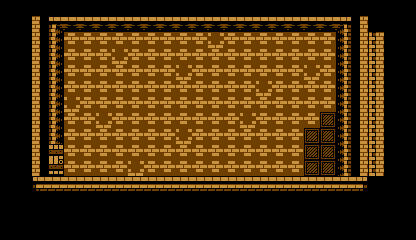

This game map was drawn from its Tiled (.tmx) file and the tilesets committed beside it. A one-line description and the full map source follow:
An orthogonal 26x15 tile map with 16x16 px tiles, 1 tile layer (Tile Layer 1), 2 hidden layers not drawn.

<map version="1.0" orientation="orthogonal" renderorder="right-down" width="26" height="15" tilewidth="16" tileheight="16" nextobjectid="1">
 <tileset firstgid="1" name="vliiage" tilewidth="16" tileheight="16" tilecount="4096" columns="64">
  <image source="../img/village.png" width="1024" height="1024" />
  <tile id="1">
   <properties>
    <property name="groundSlope" value="flat" />
   </properties>
  </tile>
  <tile id="2">
   <properties>
    <property name="groundSlope" value="up" />
   </properties>
  </tile>
  <tile id="3">
   <properties>
    <property name="groundSlope" value="down" />
   </properties>
  </tile>
  <tile id="2114">
   <properties>
    <property name="doorLocation" value="outside" />
   </properties>
  </tile>
  <tile id="2115">
   <properties>
    <property name="doorLocation" value="shack" />
   </properties>
  </tile>
 </tileset>
 <layer name="Tile Layer 1" width="26" height="15">
  <data encoding="csv">
0,0,0,0,0,0,0,0,0,0,0,0,0,0,0,0,0,0,0,0,0,0,0,0,0,0,
0,0,1358,2003,2004,2004,2004,2004,2004,2004,2004,2004,2004,2004,2004,2004,2004,2004,2004,2004,2004,2005,1362,0,0,0,
0,0,1358,2067,1299,1299,1299,1299,1299,1299,1299,1299,1299,1235,1299,1299,1299,1299,1299,1299,1299,2069,1362,1357,0,0,
0,0,1358,2067,1299,1299,1299,1235,1299,1299,1299,1299,1299,1299,1299,1299,1299,1299,1299,1299,1299,2069,1362,1357,0,0,
0,0,1358,2067,1299,1299,1299,1299,1299,1299,1299,1235,1299,1299,1299,1299,1299,1299,1299,1235,1299,2069,1362,1357,0,0,
0,0,1358,2067,1299,1299,1299,1299,1299,1299,1299,1299,1299,1299,1299,1299,1235,1299,1299,1299,1299,2069,1362,1357,0,0,
0,0,1358,2067,1235,1299,1299,1299,1299,1299,1299,1299,1299,1299,1299,1299,1299,1299,1299,1299,1299,2069,1362,1357,0,0,
0,0,1358,2067,1299,1299,1235,1299,1299,1299,1299,1299,1299,1299,1299,1235,1299,1299,1299,1299,116,2069,1362,1357,0,0,
0,0,1358,2067,1299,1299,1299,1299,1299,1299,1299,1235,1299,1299,1299,1299,1299,1299,1299,116,116,2069,1362,1357,0,0,
0,0,1358,1248,1299,1299,1299,1299,1299,1299,1299,1299,1299,1299,1299,1299,1299,1299,1299,116,116,2069,1362,1357,0,0,
0,0,1358,1312,1299,1299,1299,1299,1235,1299,1299,1299,1299,1299,1299,1299,1299,1299,1299,116,116,2069,1362,1357,0,0,
0,0,1491,1492,1492,1492,1492,1492,1492,1492,1492,1492,1492,1492,1492,1492,1492,1492,1492,1492,1492,1492,1493,0,0,0,
0,0,0,0,0,0,0,0,0,0,0,0,0,0,0,0,0,0,0,0,0,0,0,0,0,0,
0,0,0,0,0,0,0,0,0,0,0,0,0,0,0,0,0,0,0,0,0,0,0,0,0,0,
0,0,0,0,0,0,0,0,0,0,0,0,0,0,0,0,0,0,0,0,0,0,0,0,0,0
</data>
 </layer>
 <layer name="ground" width="26" height="15" visible="0">
  <data encoding="csv">
0,0,0,0,0,0,0,0,0,0,0,0,0,0,0,0,0,0,0,0,0,0,0,0,0,0,
0,0,0,0,0,0,0,0,0,0,0,0,0,0,0,0,0,0,0,0,0,0,0,0,0,0,
0,0,0,0,0,0,0,0,0,0,0,0,0,0,0,0,0,0,0,0,0,0,0,0,0,0,
0,0,0,0,0,0,0,0,0,0,0,0,0,0,0,0,0,0,0,0,0,0,0,0,0,0,
0,0,0,0,0,0,0,0,0,0,0,0,0,0,0,0,0,0,0,0,0,0,0,0,0,0,
0,0,0,0,0,0,0,0,0,0,0,0,0,0,0,0,0,0,0,0,0,0,0,0,0,0,
0,0,0,0,0,0,0,0,0,0,0,0,0,0,0,0,0,0,0,0,0,0,0,0,0,0,
0,0,0,0,0,0,0,0,0,0,0,0,0,0,0,0,0,0,0,0,0,0,0,0,0,0,
0,0,0,0,0,0,0,0,0,0,0,0,0,0,0,0,0,0,0,0,0,0,0,0,0,0,
0,0,0,0,0,0,0,0,0,0,0,0,0,0,0,0,0,0,0,0,0,0,0,0,0,0,
0,0,0,2,2,2,2,2,2,2,2,2,2,2,2,2,2,2,2,2,2,0,0,0,0,0,
0,0,0,0,0,0,0,0,0,0,0,0,0,0,0,0,0,0,0,0,0,0,0,0,0,0,
0,0,0,0,0,0,0,0,0,0,0,0,0,0,0,0,0,0,0,0,0,0,0,0,0,0,
0,0,0,0,0,0,0,0,0,0,0,0,0,0,0,0,0,0,0,0,0,0,0,0,0,0,
0,0,0,0,0,0,0,0,0,0,0,0,0,0,0,0,0,0,0,0,0,0,0,0,0,0
</data>
 </layer>
 <layer name="doors" width="26" height="15" visible="0">
  <data encoding="csv">
0,0,0,0,0,0,0,0,0,0,0,0,0,0,0,0,0,0,0,0,0,0,0,0,0,0,
0,0,0,0,0,0,0,0,0,0,0,0,0,0,0,0,0,0,0,0,0,0,0,0,0,0,
0,0,0,0,0,0,0,0,0,0,0,0,0,0,0,0,0,0,0,0,0,0,0,0,0,0,
0,0,0,0,0,0,0,0,0,0,0,0,0,0,0,0,0,0,0,0,0,0,0,0,0,0,
0,0,0,0,0,0,0,0,0,0,0,0,0,0,0,0,0,0,0,0,0,0,0,0,0,0,
0,0,0,0,0,0,0,0,0,0,0,0,0,0,0,0,0,0,0,0,0,0,0,0,0,0,
0,0,0,0,0,0,0,0,0,0,0,0,0,0,0,0,0,0,0,0,0,0,0,0,0,0,
0,0,0,0,0,0,0,0,0,0,0,0,0,0,0,0,0,0,0,0,0,0,0,0,0,0,
0,0,0,0,0,0,0,0,0,0,0,0,0,0,0,0,0,0,0,0,0,0,0,0,0,0,
0,0,0,2115,0,0,0,0,0,0,0,0,0,0,0,0,0,0,0,0,0,0,0,0,0,0,
0,0,0,0,0,0,0,0,0,0,0,0,0,0,0,0,0,0,0,0,0,0,0,0,0,0,
0,0,0,0,0,0,0,0,0,0,0,0,0,0,0,0,0,0,0,0,0,0,0,0,0,0,
0,0,0,0,0,0,0,0,0,0,0,0,0,0,0,0,0,0,0,0,0,0,0,0,0,0,
0,0,0,0,0,0,0,0,0,0,0,0,0,0,0,0,0,0,0,0,0,0,0,0,0,0,
0,0,0,0,0,0,0,0,0,0,0,0,0,0,0,0,0,0,0,0,0,0,0,0,0,0
</data>
 </layer>
</map>